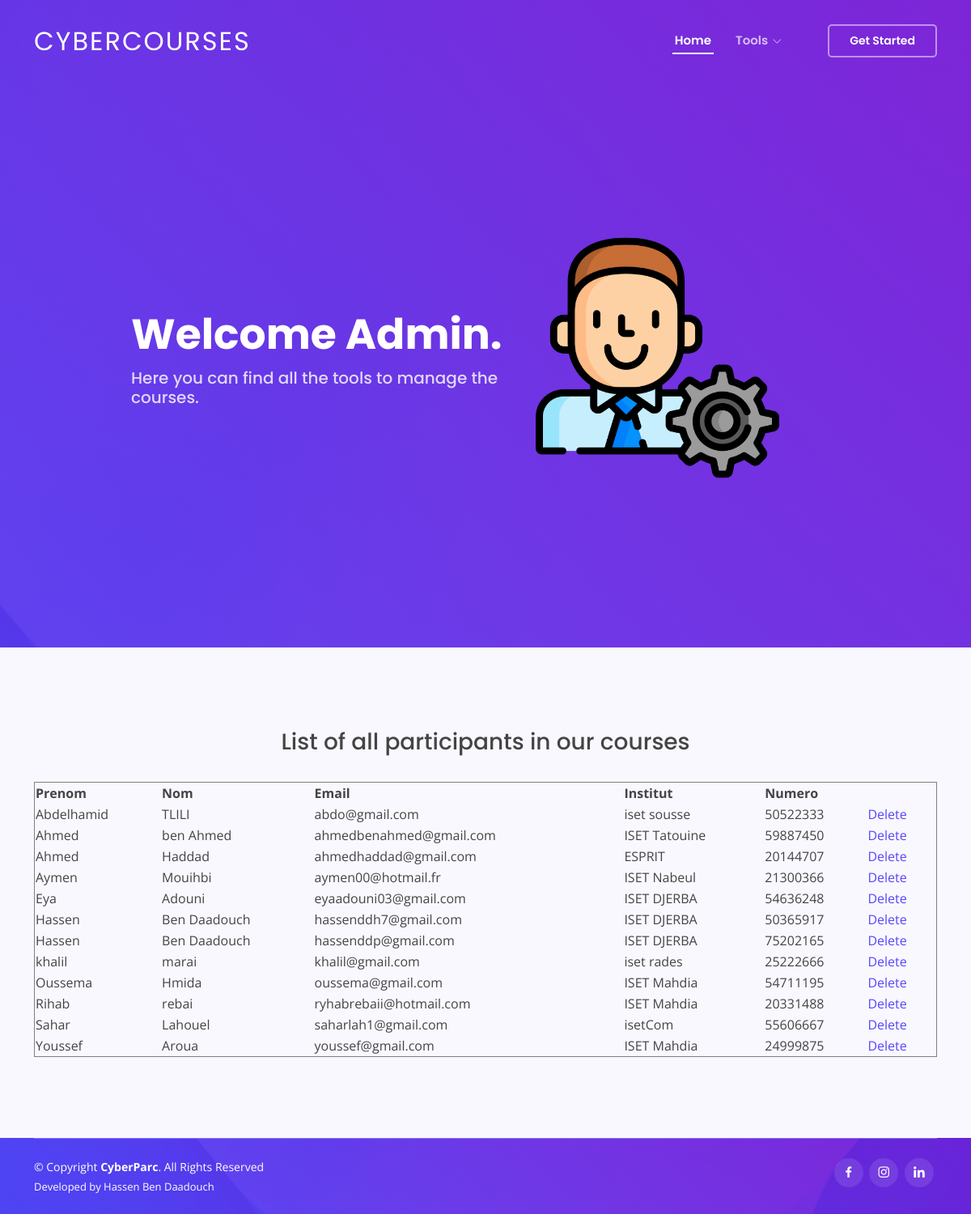
The app's page /fz/admin2.php with its own data.
### tables this page shows
CREATE TABLE `toutcomptes` (
  `prenom` varchar(100) NOT NULL,
  `nom` varchar(100) NOT NULL,
  `email` varchar(100) NOT NULL,
  `institut` varchar(100) NOT NULL,
  `tel` varchar(100) NOT NULL
);

### fz/admin2.php (the view, shortened to what this page needs)
<!DOCTYPE html>
<html lang="en">
<head>
  <link href="assets/vendor/aos/aos.css" rel="stylesheet">
  <link href="assets/vendor/bootstrap/css/bootstrap.min.css" rel="stylesheet">
  <link href="assets/vendor/bootstrap-icons/bootstrap-icons.css" rel="stylesheet">
  <link href="assets/vendor/boxicons/css/boxicons.min.css" rel="stylesheet">
  <link href="assets/vendor/glightbox/css/glightbox.min.css" rel="stylesheet">
  <link href="assets/vendor/swiper/swiper-bundle.min.css" rel="stylesheet">
  <link href="assets/css/style.css" rel="stylesheet">
</head>
<body>
  <header id="header" class="fixed-top ">
    <div class="container d-flex align-items-center justify-content-between">
      <h1 class="logo"><a href="index.html">CyberCourses</a></h1>
      <nav id="navbar" class="navbar">
        <ul>
          <li><a class="nav-link scrollto active" href="#hero">Home</a></li>
          <li class="dropdown"><a href="#"><span>Tools</span> <i class="bi bi-chevron-down"></i></a>
          </li>
          <li><a class="getstarted scrollto" href="#contact">Get Started</a></li>
        </ul>
      </nav>
    </div>
  </header>
  <section id="hero" class="d-flex align-items-center">
    <div class="container-fluid" data-aos="fade-up">
        <div class="row justify-content-center">
          <div class="col-xl-5 col-lg-6 pt-3 pt-lg-0 order-2 order-lg-1 d-flex flex-column justify-content-center">
            <h1>Welcome Admin.</h1>
            <h2>Here you can find all the tools to manage the courses.</h2>
          </div>
          <div class="col-xl-4 col-lg-6 order-1 order-lg-2 hero-img" data-aos="zoom-in" data-aos-delay="150">
            <img src="assets/img/admin.png" class="img-fluid animated" alt="" width="80%">
          </div>
        </div>
      </div>
  </section>
  <main id="main">
        <center>
        <section id="contact" class="contact section-bg">
            <div id="affichage" class="container" data-aos="fade-up" >
            <h3>List of all participants in our courses </h3><br><table width="100%" border="1"><tr><th>Prenom</th><th>Nom</th><th>Email</th><th>Institut</th><th>Numero</th><th></th></tr></tr><?php include "connect.php";$affichage_js = "SELECT * FROM toutComptes ";$req = $db->query($affichage_js);$rs = $req->fetchAll();for ($i=0; $i<$req->rowCount(); $i++){echo "<tr>";for ($j=0; $j<$req->columnCount(); $j++){echo "<td>" . $rs[$i][$j] . "</td>";}$email = $rs[$i][2];echo "<td> <a href=delete.php?email=$email> Delete </a> </td>";echo "</tr>";}?></table>
            </div>
        </section>
<footer id="footer">
    <div class="container">
      <div class="copyright-wrap d-md-flex py-4">
        <div class="me-md-auto text-center text-md-start">
          <div class="copyright">
            &copy; Copyright <strong><span>CyberParc</span></strong>. All Rights Reserved
          </div>
          <div class="credits">
            Developed by <a href="https://www.linkedin.com/in/hassen-ben-daadouch-9bb54222b?originalSubdomain=tn">Hassen Ben Daadouch</a>
          </div>
        </div>
        <div class="social-links text-center text-md-right pt-3 pt-md-0">
          <a href="facebook.com/hassendaadouch" class="facebook"><i class="bx bxl-facebook"></i></a>
          <a href="instagram.com/itzhassen" class="instagram"><i class="bx bxl-instagram"></i></a>
          <a href="https://www.linkedin.com/in/hassen-ben-daadouch-9bb54222b?originalSubdomain=tn" class="linkedin"><i class="bx bxl-linkedin"></i></a>
        </div>
      </div>
    </div>
  </footer>
</body>
</html>

### assets/css/style.css (style rules this page uses)
body { font-family: "Open Sans", sans-serif; color: #444444; }
a { color: #5846f9; text-decoration: none; }
h1, h2, h3, h4, h5, h6 { font-family: "Poppins", sans-serif; }
#header { transition: all 0.5s; z-index: 997; padding: 20px 0; }
#header .logo { font-size: 32px; margin: 0; padding: 0; line-height: 1; font-weight: 400; letter-spacing: 2px; text-transform: uppercase; }
#header .logo a { color: #fff; }
.navbar { padding: 0; }
.navbar ul { margin: 0; padding: 0; display: flex; list-style: none; align-items: center; }
.navbar li { position: relative; }
.navbar>ul>li { padding: 10px 0 10px 24px; }
.navbar a, .navbar a:focus { display: flex; align-items: center; justify-content: space-between; padding: 0 3px; font-family: "Poppins", sans-serif; font-size: 15px; font-weight: 600; color: rgba(255, 255, 255, 0.7); white-space: nowrap; transition: 0.3s; position: relative; }
.navbar a i, .navbar a:focus i { font-size: 12px; line-height: 0; margin-left: 5px; }
.navbar>ul>li>a:before { content: ""; position: absolute; width: 100%; height: 2px; bottom: -5px; left: 0; background-color: #fff; visibility: hidden; width: 0px; transition: all 0.3s ease-in-out 0s; }
.navbar a:hover:before, .navbar li:hover>a:before, .navbar .active:before { visibility: visible; width: 100%; }
.navbar a:hover, .navbar .active, .navbar .active:focus, .navbar li:hover>a { color: #fff; }
.navbar .getstarted, .navbar .getstarted:focus { padding: 8px 25px; margin-left: 30px; border-radius: 5px; color: #fff; transition: 0.3s; font-size: 14px; font-weight: 600; border: 2px solid rgba(255, 255, 255, 0.5); }
.navbar .getstarted:before, .navbar li:hover>.getstarted:before { visibility: hidden; }
#hero { width: 100%; height: 100vh; background: linear-gradient(45deg, rgba(86, 58, 250, 0.9) 0%, rgba(116, 15, 214, 0.9) 100%), url("../img/hero-bg.jpg") center center no-repeat; background-size: cover; }
#hero .container, #hero .container-fluid { padding-top: 84px; }
#hero h1 { margin: 0; font-size: 52px; font-weight: 700; line-height: 64px; color: #fff; }
#hero h2 { color: rgba(255, 255, 255, 0.8); margin: 10px 0 0 0; font-size: 20px; }
#hero .animated { animation: up-down 2s ease-in-out infinite alternate-reverse both; }
@media (min-width: 1200px) { #hero { background-attachment: fixed; } }
section { padding: 100px 0; overflow: hidden; }
.section-bg { background-color: #f9f8ff; }
#footer { color: #fff; font-size: 14px; background: linear-gradient(45deg, rgba(86, 58, 250, 0.9) 0%, rgba(116, 15, 214, 0.9) 100%), url("../img/hero-bg.jpg") center center no-repeat; background-size: cover; }
#footer .copyright-wrap { border-top: 1px solid #8577fb; }
#footer .credits { padding-top: 5px; font-size: 13px; color: #fff; }
#footer .credits a { color: #fff; }
#footer .social-links a { font-size: 18px; display: inline-block; background: rgba(255, 255, 255, 0.1); color: #fff; line-height: 1; padding: 8px 0; margin-right: 4px; border-radius: 50%; text-align: center; width: 36px; height: 36px; transition: 0.3s; }

### records on screen
toutcomptes: prenom "Abdelhamid", nom "TLILI", email "abdo@gmail.com", institut "iset sousse", tel "50522333"
toutcomptes: prenom "Ahmed", nom "ben Ahmed", email "ahmedbenahmed@gmail.com", institut "ISET Tatouine", tel "59887450"
toutcomptes: prenom "Ahmed", nom "Haddad", email "ahmedhaddad@gmail.com", institut "ESPRIT", tel "20144707"
toutcomptes: prenom "Aymen", nom "Mouihbi", email "aymen00@hotmail.fr", institut "ISET Nabeul", tel "21300366"
toutcomptes: prenom "Eya", nom "Adouni", email "eyaadouni03@gmail.com", institut "ISET DJERBA", tel "54636248"
toutcomptes: prenom "Hassen", nom "Ben Daadouch", email "hassenddh7@gmail.com", institut "ISET DJERBA", tel "50365917"
toutcomptes: prenom "Hassen", nom "Ben Daadouch", email "hassenddp@gmail.com", institut "ISET DJERBA", tel "75202165"
toutcomptes: prenom "khalil", nom "marai", email "khalil@gmail.com", institut "iset rades", tel "25222666"
toutcomptes: prenom "Oussema", nom "Hmida", email "oussema@gmail.com", institut "ISET Mahdia", tel "54711195"
toutcomptes: prenom "Rihab", nom "rebai", email "ryhabrebaii@hotmail.com", institut "ISET Mahdia", tel "20331488"
toutcomptes: prenom "Sahar", nom "Lahouel", email "saharlah1@gmail.com", institut "isetCom", tel "55606667"
toutcomptes: prenom "Youssef", nom "Aroua", email "youssef@gmail.com", institut "ISET Mahdia", tel "24999875"
